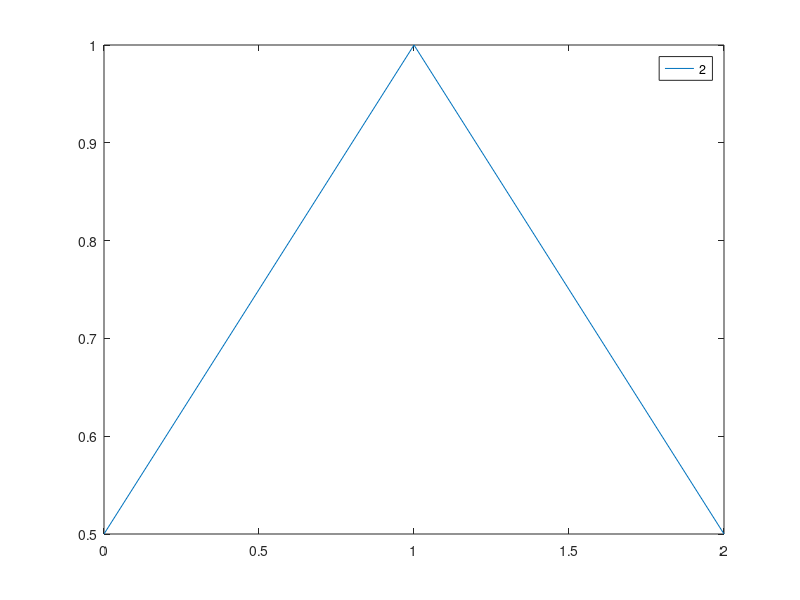
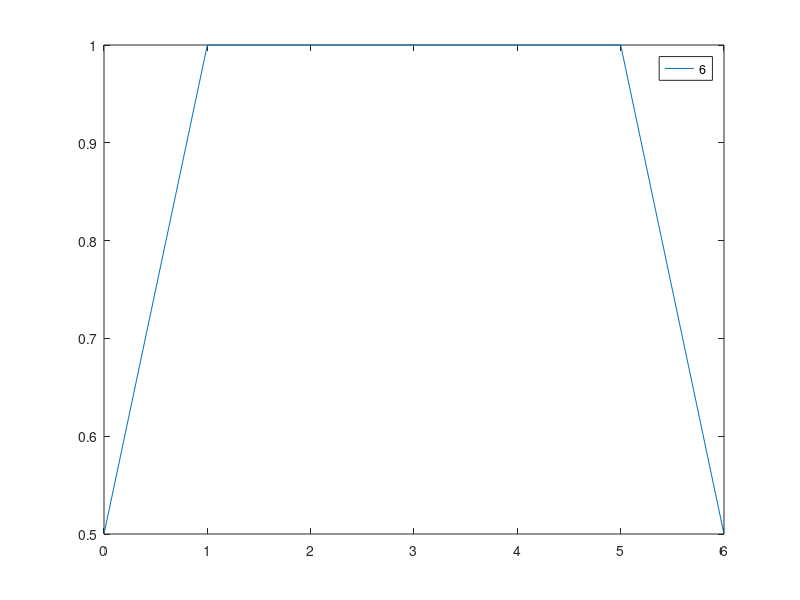
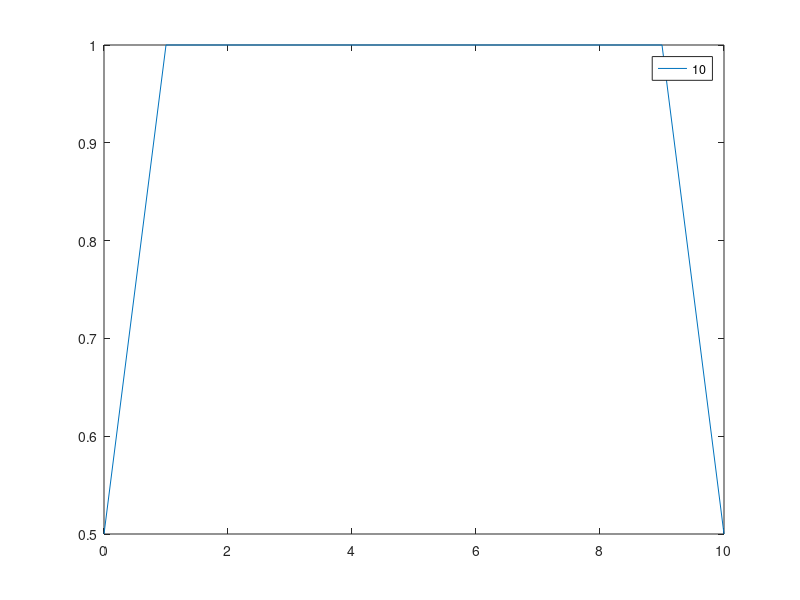
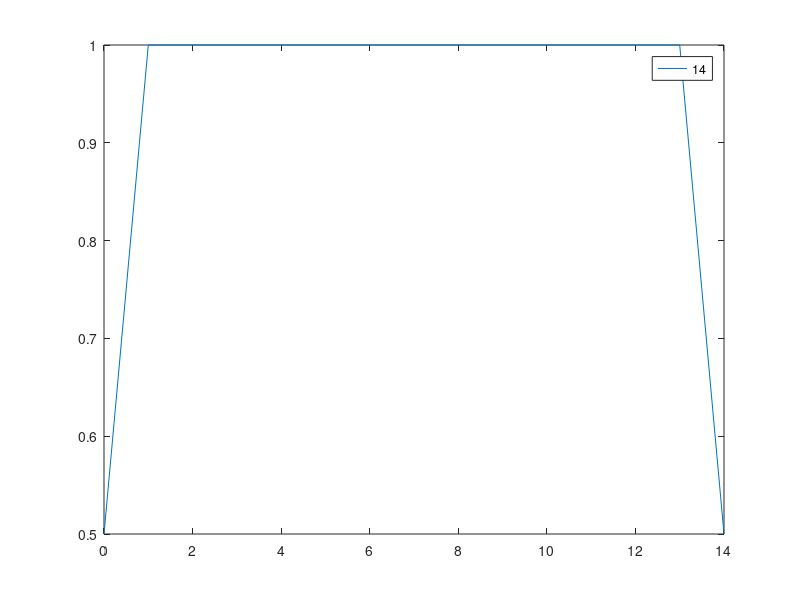

The MATLAB script that drew these images, in order:
%Ex 13
%Eventualmente settare un passo eps per generare nodi uniformi con distanza
%diversa da 1

eps = 1;
for n=2:4:20
   x = 0:eps:n; %genera n punti tra 0 ed n con passo eps
   h = n/(length(x)-1); %TODO: generalizzabile al caso a diverso da zero
   w = ones(1,length(x)) * h;
   w(1) = h/2;
   w(length(x)) = h/2;
   figure
   plot(x, w)
   legend(num2str(n));
end